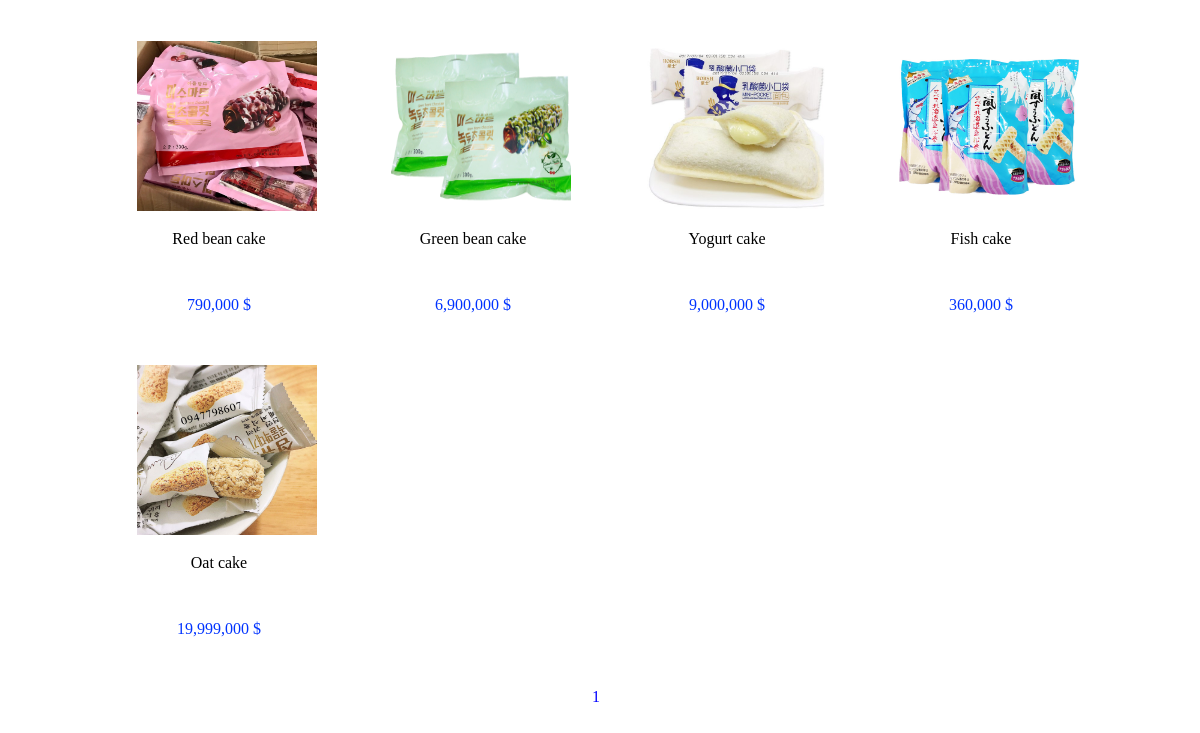
Screenshot of /snack.php with the database file from the repository.
### tables this page shows
CREATE TABLE `product` (
  `Code` int(11) NOT NULL,
  `ItemCode` int(11) NOT NULL,
  `Image` varchar(200) NOT NULL,
  `Item` varchar(200) NOT NULL,
  `Price` double NOT NULL
);

### snack.php (the view, shortened to what this page needs)
<!DOCTYPE html PUBLIC "-//W3C//DTD XHTML 1.0 Transitional//EN" "http://www.w3.org/TR/xhtml1/DTD/xhtml1-transitional.dtd">
<html xmlns="http://www.w3.org/1999/xhtml">
<head>
    <link rel="stylesheet" href="//code.jquery.com/ui/1.12.1/themes/base/jquery-ui.css" />
    <link rel="stylesheet" href="/resources/demos/style.css" />
</head>
<center>
    <body>
        <?php
        include("include/open.php");
        $sosp1trang = 16;
        if (isset($_GET["trang"])) {
            $trang = $_GET["trang"];
            settype($trang, "int");
        } else {
            $trang = 1;
        }
        ?>
        <table style="padding-top:30px" width="170px">
            <tr>
                <?php
                $from = ($trang - 1) * $sosp1trang;
                $sql = "select * from product where ItemCode = 7 limit $from, $sosp1trang";
                $result = mysqli_query($conn, $sql);
                $dem = 0;
                while ($row = mysqli_fetch_array($result)) {
                    $dem++
                    ?>
                    <td>
                        <table height="150px" width="250px" align="center">
                            <div class="container-sp">
                                <a href="?tem=7&Code=<?php echo ($row["Code"]); ?>"><img src="<?php echo "product-images/" . $row["Image"]; ?>" style="width:180px; height:170px" class="image" /></a>
                            </div>
                            <tr align="center">
                                <td><?php echo ($row["Item"]); ?></td>
                            </tr>
                            <tr align="center">
                                <td>
                                    <font color="#0033FF"><?php echo number_format($row["Price"]) . " $</p>"; ?></font>
                                </td>
                            </tr>
                        </table>
                    </td>
                    <?php
                        if ($dem % 4 == 0) {
                            ?>
            </tr>
            <tr>
        <?php
            }
        }
        ?>
            </tr>
        </table>
        <?php
        $sql = "select * from product where ItemCode = 7";
        $result1 = mysqli_query($conn, $sql);
        $demrow = mysqli_num_rows($result1);
        $sotrang = ceil($demrow / $sosp1trang);
        for ($t = 1; $t <= $sotrang; $t++) {
            echo "<a href='home.php?tem=2&trang=$t' style='color:blue; text-decoration:none'>$t&nbsp;&nbsp;</a>";
        }
        ?>
    </body>
</center>
</html>

### style.css (style rules this page uses)
html { scroll-behavior: smooth; }
* { box-sizing: border-box; }

### snack.php (style rules this page uses)
.container-sp { position: relative; width: 50%; margin: auto }
.image { display: block; width: 100px; height: 125px; margin-left: -20px; }

### rows the page displays
product: Image (picture), Item "Red bean cake", Price "790,000"
product: Image (picture), Item "Green bean cake", Price "6,900,000"
product: Image (picture), Item "Yogurt cake", Price "9,000,000"
product: Image (picture), Item "Fish cake", Price "360,000"
product: Image (picture), Item "Oat cake", Price "19,999,000"
